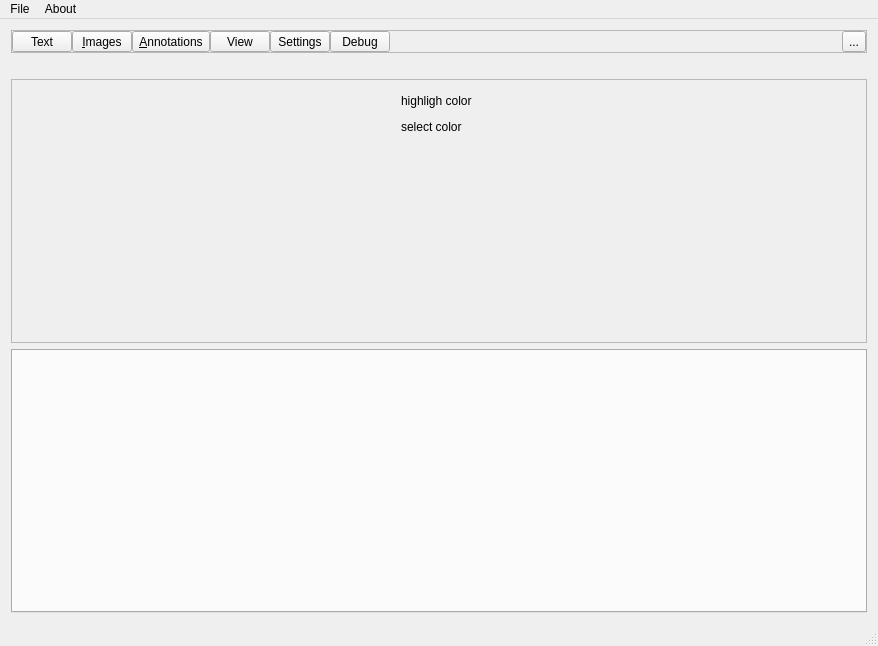
<?xml version="1.0" encoding="UTF-8"?>
<ui version="4.0">
 <class>pdfGuiClass</class>
 <widget class="QMainWindow" name="pdfGuiClass">
  <property name="geometry">
   <rect>
    <x>0</x>
    <y>0</y>
    <width>878</width>
    <height>646</height>
   </rect>
  </property>
  <property name="minimumSize">
   <size>
    <width>600</width>
    <height>400</height>
   </size>
  </property>
  <property name="mouseTracking">
   <bool>true</bool>
  </property>
  <property name="windowTitle">
   <string>Pdf editor v1.25</string>
  </property>
  <property name="windowIcon">
   <iconset resource="pdf.qrc">
    <normaloff>:/images/mainIcon.png</normaloff>:/images/mainIcon.png</iconset>
  </property>
  <property name="windowOpacity">
   <double>1.000000000000000</double>
  </property>
  <property name="styleSheet">
   <string notr="true"/>
  </property>
  <widget class="QWidget" name="centralWidget">
   <layout class="QVBoxLayout" name="verticalLayout">
    <item>
     <widget class="QFrame" name="fileFrame">
      <property name="sizePolicy">
       <sizepolicy hsizetype="Preferred" vsizetype="Minimum">
        <horstretch>0</horstretch>
        <verstretch>0</verstretch>
       </sizepolicy>
      </property>
      <property name="frameShape">
       <enum>QFrame::StyledPanel</enum>
      </property>
      <property name="frameShadow">
       <enum>QFrame::Raised</enum>
      </property>
      <layout class="QHBoxLayout" name="horizontalLayout_2">
       <property name="spacing">
        <number>0</number>
       </property>
       <property name="sizeConstraint">
        <enum>QLayout::SetMinimumSize</enum>
       </property>
       <property name="margin">
        <number>0</number>
       </property>
       <item>
        <widget class="QToolButton" name="textButton">
         <property name="minimumSize">
          <size>
           <width>60</width>
           <height>0</height>
          </size>
         </property>
         <property name="toolTip">
          <string>show text operations</string>
         </property>
         <property name="text">
          <string>Text</string>
         </property>
         <property name="icon">
          <iconset resource="pdf.qrc">
           <normaloff>:/images/insertTextMarker.png</normaloff>:/images/insertTextMarker.png</iconset>
         </property>
         <property name="iconSize">
          <size>
           <width>32</width>
           <height>32</height>
          </size>
         </property>
         <property name="shortcut">
          <string>T</string>
         </property>
         <property name="checkable">
          <bool>true</bool>
         </property>
         <property name="toolButtonStyle">
          <enum>Qt::ToolButtonTextUnderIcon</enum>
         </property>
         <attribute name="buttonGroup">
          <string>mainGroup</string>
         </attribute>
        </widget>
       </item>
       <item>
        <widget class="QToolButton" name="imageButton">
         <property name="minimumSize">
          <size>
           <width>60</width>
           <height>0</height>
          </size>
         </property>
         <property name="toolTip">
          <string>show image operation</string>
         </property>
         <property name="text">
          <string>&amp;Images</string>
         </property>
         <property name="icon">
          <iconset resource="pdf.qrc">
           <normaloff>:/images/images.png</normaloff>:/images/images.png</iconset>
         </property>
         <property name="iconSize">
          <size>
           <width>32</width>
           <height>32</height>
          </size>
         </property>
         <property name="shortcut">
          <string>I</string>
         </property>
         <property name="checkable">
          <bool>true</bool>
         </property>
         <property name="toolButtonStyle">
          <enum>Qt::ToolButtonTextUnderIcon</enum>
         </property>
         <attribute name="buttonGroup">
          <string>mainGroup</string>
         </attribute>
        </widget>
       </item>
       <item>
        <widget class="QToolButton" name="annotationButton">
         <property name="minimumSize">
          <size>
           <width>60</width>
           <height>0</height>
          </size>
         </property>
         <property name="toolTip">
          <string>show annotation operations</string>
         </property>
         <property name="text">
          <string>&amp;Annotations</string>
         </property>
         <property name="icon">
          <iconset resource="pdf.qrc">
           <normaloff>:/images/comment.png</normaloff>:/images/comment.png</iconset>
         </property>
         <property name="iconSize">
          <size>
           <width>32</width>
           <height>32</height>
          </size>
         </property>
         <property name="shortcut">
          <string>A</string>
         </property>
         <property name="checkable">
          <bool>true</bool>
         </property>
         <property name="toolButtonStyle">
          <enum>Qt::ToolButtonTextUnderIcon</enum>
         </property>
         <attribute name="buttonGroup">
          <string>mainGroup</string>
         </attribute>
        </widget>
       </item>
       <item>
        <widget class="QToolButton" name="viewButton">
         <property name="minimumSize">
          <size>
           <width>60</width>
           <height>0</height>
          </size>
         </property>
         <property name="text">
          <string>View</string>
         </property>
         <property name="icon">
          <iconset resource="pdf.qrc">
           <normaloff>:/images/view.png</normaloff>:/images/view.png</iconset>
         </property>
         <property name="iconSize">
          <size>
           <width>32</width>
           <height>32</height>
          </size>
         </property>
         <property name="shortcut">
          <string>V</string>
         </property>
         <property name="checkable">
          <bool>true</bool>
         </property>
         <property name="toolButtonStyle">
          <enum>Qt::ToolButtonTextUnderIcon</enum>
         </property>
         <attribute name="buttonGroup">
          <string>mainGroup</string>
         </attribute>
        </widget>
       </item>
       <item>
        <widget class="QToolButton" name="settingsButton">
         <property name="minimumSize">
          <size>
           <width>60</width>
           <height>0</height>
          </size>
         </property>
         <property name="toolTip">
          <string>show setting dialog</string>
         </property>
         <property name="text">
          <string>Settings</string>
         </property>
         <property name="icon">
          <iconset resource="pdf.qrc">
           <normaloff>:/images/settings.png</normaloff>:/images/settings.png</iconset>
         </property>
         <property name="iconSize">
          <size>
           <width>32</width>
           <height>32</height>
          </size>
         </property>
         <property name="shortcut">
          <string>S</string>
         </property>
         <property name="checkable">
          <bool>true</bool>
         </property>
         <property name="toolButtonStyle">
          <enum>Qt::ToolButtonTextUnderIcon</enum>
         </property>
         <attribute name="buttonGroup">
          <string>mainGroup</string>
         </attribute>
        </widget>
       </item>
       <item>
        <widget class="QToolButton" name="debugButton">
         <property name="minimumSize">
          <size>
           <width>60</width>
           <height>0</height>
          </size>
         </property>
         <property name="toolTip">
          <string>show debug options</string>
         </property>
         <property name="text">
          <string>Debug</string>
         </property>
         <property name="icon">
          <iconset resource="pdf.qrc">
           <normaloff>:/images/debug.png</normaloff>:/images/debug.png</iconset>
         </property>
         <property name="iconSize">
          <size>
           <width>32</width>
           <height>32</height>
          </size>
         </property>
         <property name="shortcut">
          <string>D</string>
         </property>
         <property name="checkable">
          <bool>true</bool>
         </property>
         <property name="toolButtonStyle">
          <enum>Qt::ToolButtonTextUnderIcon</enum>
         </property>
         <attribute name="buttonGroup">
          <string>mainGroup</string>
         </attribute>
        </widget>
       </item>
       <item>
        <spacer name="horizontalSpacer_4">
         <property name="orientation">
          <enum>Qt::Horizontal</enum>
         </property>
         <property name="sizeHint" stdset="0">
          <size>
           <width>40</width>
           <height>20</height>
          </size>
         </property>
        </spacer>
       </item>
       <item>
        <widget class="QToolButton" name="actualButton">
         <property name="minimumSize">
          <size>
           <width>0</width>
           <height>0</height>
          </size>
         </property>
         <property name="toolTip">
          <string>Actual mode</string>
         </property>
         <property name="text">
          <string>...</string>
         </property>
         <property name="iconSize">
          <size>
           <width>32</width>
           <height>32</height>
          </size>
         </property>
        </widget>
       </item>
      </layout>
     </widget>
    </item>
    <item>
     <widget class="QLabel" name="Help">
      <property name="text">
       <string/>
      </property>
     </widget>
    </item>
    <item>
     <widget class="QFrame" name="settingFrame">
      <property name="sizePolicy">
       <sizepolicy hsizetype="Expanding" vsizetype="Expanding">
        <horstretch>0</horstretch>
        <verstretch>0</verstretch>
       </sizepolicy>
      </property>
      <property name="frameShape">
       <enum>QFrame::StyledPanel</enum>
      </property>
      <property name="frameShadow">
       <enum>QFrame::Raised</enum>
      </property>
      <layout class="QGridLayout" name="gridLayout">
       <item row="0" column="0">
        <spacer name="horizontalSpacer_6">
         <property name="orientation">
          <enum>Qt::Horizontal</enum>
         </property>
         <property name="sizeHint" stdset="0">
          <size>
           <width>40</width>
           <height>20</height>
          </size>
         </property>
        </spacer>
       </item>
       <item row="0" column="1">
        <widget class="QLabel" name="label">
         <property name="text">
          <string>highligh color</string>
         </property>
        </widget>
       </item>
       <item row="0" column="3">
        <widget class="ColorPicker" name="hcolor" native="true"/>
       </item>
       <item row="0" column="4">
        <spacer name="horizontalSpacer_8">
         <property name="orientation">
          <enum>Qt::Horizontal</enum>
         </property>
         <property name="sizeHint" stdset="0">
          <size>
           <width>40</width>
           <height>20</height>
          </size>
         </property>
        </spacer>
       </item>
       <item row="3" column="0">
        <spacer name="horizontalSpacer_3">
         <property name="orientation">
          <enum>Qt::Horizontal</enum>
         </property>
         <property name="sizeHint" stdset="0">
          <size>
           <width>40</width>
           <height>20</height>
          </size>
         </property>
        </spacer>
       </item>
       <item row="3" column="1">
        <widget class="QLabel" name="label_2">
         <property name="text">
          <string>select color</string>
         </property>
        </widget>
       </item>
       <item row="3" column="3">
        <widget class="ColorPicker" name="color" native="true"/>
       </item>
       <item row="3" column="4">
        <spacer name="horizontalSpacer_7">
         <property name="orientation">
          <enum>Qt::Horizontal</enum>
         </property>
         <property name="sizeHint" stdset="0">
          <size>
           <width>40</width>
           <height>20</height>
          </size>
         </property>
        </spacer>
       </item>
       <item row="4" column="0">
        <spacer name="verticalSpacer">
         <property name="orientation">
          <enum>Qt::Vertical</enum>
         </property>
         <property name="sizeHint" stdset="0">
          <size>
           <width>20</width>
           <height>40</height>
          </size>
         </property>
        </spacer>
       </item>
      </layout>
     </widget>
    </item>
    <item>
     <widget class="OpenPdf" name="openedPdfs">
      <property name="acceptDrops">
       <bool>true</bool>
      </property>
      <property name="autoFillBackground">
       <bool>true</bool>
      </property>
      <property name="tabPosition">
       <enum>QTabWidget::North</enum>
      </property>
      <property name="tabShape">
       <enum>QTabWidget::Triangular</enum>
      </property>
      <property name="currentIndex">
       <number>-1</number>
      </property>
      <property name="tabsClosable">
       <bool>true</bool>
      </property>
      <property name="movable">
       <bool>true</bool>
      </property>
     </widget>
    </item>
   </layout>
  </widget>
  <widget class="QStatusBar" name="statusBar"/>
  <widget class="QMenuBar" name="menuBar">
   <property name="geometry">
    <rect>
     <x>0</x>
     <y>0</y>
     <width>878</width>
     <height>21</height>
    </rect>
   </property>
   <widget class="QMenu" name="menuFile">
    <property name="title">
     <string>File</string>
    </property>
    <widget class="QMenu" name="menuView">
     <property name="title">
      <string>View</string>
     </property>
     <addaction name="actionRotate_left"/>
     <addaction name="actionRotate_right"/>
     <addaction name="actionFullScreen"/>
    </widget>
    <widget class="QMenu" name="menuPages">
     <property name="title">
      <string>Pages</string>
     </property>
     <addaction name="actionPage_up"/>
     <addaction name="actionPage_down"/>
     <addaction name="actionDelete_Page"/>
     <addaction name="actionAdd_page"/>
    </widget>
    <widget class="QMenu" name="menuOpen_recent">
     <property name="title">
      <string>Open recent</string>
     </property>
     <property name="icon">
      <iconset resource="pdf.qrc">
       <normaloff>:/images/open.png</normaloff>:/images/open.png</iconset>
     </property>
     <addaction name="separator"/>
    </widget>
    <addaction name="actionOpen"/>
    <addaction name="menuOpen_recent"/>
    <addaction name="actionSave"/>
    <addaction name="actionSaveCopy"/>
    <addaction name="menuPages"/>
    <addaction name="menuView"/>
    <addaction name="actionAnalyze"/>
    <addaction name="actionExport_text"/>
    <addaction name="actionExit"/>
   </widget>
   <widget class="QMenu" name="menuAbout">
    <property name="title">
     <string>About</string>
    </property>
    <addaction name="actionAbout"/>
   </widget>
   <addaction name="menuFile"/>
   <addaction name="menuAbout"/>
  </widget>
  <action name="actionOpen">
   <property name="icon">
    <iconset resource="pdf.qrc">
     <normaloff>:/images/open.png</normaloff>:/images/open.png</iconset>
   </property>
   <property name="text">
    <string>Open</string>
   </property>
   <property name="shortcut">
    <string>Ctrl+O</string>
   </property>
  </action>
  <action name="actionSave">
   <property name="icon">
    <iconset resource="pdf.qrc">
     <normaloff>:/images/save.png</normaloff>:/images/save.png</iconset>
   </property>
   <property name="text">
    <string>Save</string>
   </property>
   <property name="shortcut">
    <string>Ctrl+S</string>
   </property>
  </action>
  <action name="actionSaveCopy">
   <property name="icon">
    <iconset resource="pdf.qrc">
     <normaloff>:/images/savecopy.png</normaloff>:/images/savecopy.png</iconset>
   </property>
   <property name="text">
    <string>SaveCopy</string>
   </property>
   <property name="shortcut">
    <string>Ctrl+A</string>
   </property>
  </action>
  <action name="actionAnalyze">
   <property name="icon">
    <iconset resource="pdf.qrc">
     <normaloff>:/images/analyze.png</normaloff>:/images/analyze.png</iconset>
   </property>
   <property name="text">
    <string>Analyze</string>
   </property>
  </action>
  <action name="actionRotate_left">
   <property name="icon">
    <iconset resource="pdf.qrc">
     <normaloff>:/images/derotate.png</normaloff>:/images/derotate.png</iconset>
   </property>
   <property name="text">
    <string>Rotate left</string>
   </property>
   <property name="shortcut">
    <string>L</string>
   </property>
  </action>
  <action name="actionRotate_right">
   <property name="icon">
    <iconset resource="pdf.qrc">
     <normaloff>:/images/rotate.png</normaloff>:/images/rotate.png</iconset>
   </property>
   <property name="text">
    <string>Rotate right</string>
   </property>
   <property name="shortcut">
    <string>R</string>
   </property>
  </action>
  <action name="actionPage_up">
   <property name="icon">
    <iconset resource="pdf.qrc">
     <normaloff>:/images/uppage.png</normaloff>:/images/uppage.png</iconset>
   </property>
   <property name="text">
    <string>Page up</string>
   </property>
  </action>
  <action name="actionPage_down">
   <property name="icon">
    <iconset resource="pdf.qrc">
     <normaloff>:/images/downpage.png</normaloff>:/images/downpage.png</iconset>
   </property>
   <property name="text">
    <string>Page down</string>
   </property>
  </action>
  <action name="actionDelete_Page">
   <property name="icon">
    <iconset resource="pdf.qrc">
     <normaloff>:/images/deletepage.png</normaloff>:/images/deletepage.png</iconset>
   </property>
   <property name="text">
    <string>Delete page</string>
   </property>
  </action>
  <action name="actionExport_text">
   <property name="icon">
    <iconset resource="pdf.qrc">
     <normaloff>:/images/TextConvert.png</normaloff>:/images/TextConvert.png</iconset>
   </property>
   <property name="text">
    <string>Export text</string>
   </property>
   <property name="shortcut">
    <string>E</string>
   </property>
  </action>
  <action name="actionAbout">
   <property name="icon">
    <iconset resource="pdf.qrc">
     <normaloff>:/images/about.png</normaloff>:/images/about.png</iconset>
   </property>
   <property name="text">
    <string>About</string>
   </property>
  </action>
  <action name="actionAdd_page">
   <property name="icon">
    <iconset resource="pdf.qrc">
     <normaloff>:/images/addpage.png</normaloff>:/images/addpage.png</iconset>
   </property>
   <property name="text">
    <string>Add page</string>
   </property>
  </action>
  <action name="actionFullScreen">
   <property name="text">
    <string>FullScreen</string>
   </property>
   <property name="shortcut">
    <string>F11</string>
   </property>
  </action>
  <action name="actionExit">
   <property name="text">
    <string>Exit</string>
   </property>
  </action>
 </widget>
 <layoutdefault spacing="6" margin="11"/>
 <customwidgets>
  <customwidget>
   <class>ColorPicker</class>
   <extends>QWidget</extends>
   <header>colorpicker.h</header>
   <container>1</container>
  </customwidget>
  <customwidget>
   <class>OpenPdf</class>
   <extends>QTabWidget</extends>
   <header location="global">openpdf.h</header>
   <container>1</container>
   <slots>
    <slot>openAnotherPdf()</slot>
    <slot>closeAndRemoveTab(int)</slot>
    <slot>createNewRevision()</slot>
    <slot>save()</slot>
    <slot>saveAs()</slot>
    <slot>insertEmpty()</slot>
    <slot>insertRange()</slot>
    <slot>deletePage()</slot>
    <slot>display()</slot>
    <slot>rotate(int)</slot>
    <slot>print()</slot>
   </slots>
  </customwidget>
 </customwidgets>
 <resources>
  <include location="pdf.qrc"/>
 </resources>
 <connections>
  <connection>
   <sender>openedPdfs</sender>
   <signal>tabCloseRequested(int)</signal>
   <receiver>openedPdfs</receiver>
   <slot>closeAndRemoveTab(int)</slot>
   <hints>
    <hint type="sourcelabel">
     <x>221</x>
     <y>269</y>
    </hint>
    <hint type="destinationlabel">
     <x>221</x>
     <y>269</y>
    </hint>
   </hints>
  </connection>
  <connection>
   <sender>settingsButton</sender>
   <signal>toggled(bool)</signal>
   <receiver>settingFrame</receiver>
   <slot>setVisible(bool)</slot>
   <hints>
    <hint type="sourcelabel">
     <x>477</x>
     <y>37</y>
    </hint>
    <hint type="destinationlabel">
     <x>438</x>
     <y>387</y>
    </hint>
   </hints>
  </connection>
  <connection>
   <sender>settingsButton</sender>
   <signal>toggled(bool)</signal>
   <receiver>openedPdfs</receiver>
   <slot>setHidden(bool)</slot>
   <hints>
    <hint type="sourcelabel">
     <x>290</x>
     <y>58</y>
    </hint>
    <hint type="destinationlabel">
     <x>438</x>
     <y>465</y>
    </hint>
   </hints>
  </connection>
  <connection>
   <sender>settingsButton</sender>
   <signal>toggled(bool)</signal>
   <receiver>textButton</receiver>
   <slot>setDisabled(bool)</slot>
   <hints>
    <hint type="sourcelabel">
     <x>290</x>
     <y>58</y>
    </hint>
    <hint type="destinationlabel">
     <x>39</x>
     <y>58</y>
    </hint>
   </hints>
  </connection>
  <connection>
   <sender>settingsButton</sender>
   <signal>toggled(bool)</signal>
   <receiver>imageButton</receiver>
   <slot>setDisabled(bool)</slot>
   <hints>
    <hint type="sourcelabel">
     <x>290</x>
     <y>58</y>
    </hint>
    <hint type="destinationlabel">
     <x>99</x>
     <y>58</y>
    </hint>
   </hints>
  </connection>
  <connection>
   <sender>settingsButton</sender>
   <signal>toggled(bool)</signal>
   <receiver>annotationButton</receiver>
   <slot>setDisabled(bool)</slot>
   <hints>
    <hint type="sourcelabel">
     <x>290</x>
     <y>58</y>
    </hint>
    <hint type="destinationlabel">
     <x>165</x>
     <y>58</y>
    </hint>
   </hints>
  </connection>
  <connection>
   <sender>settingsButton</sender>
   <signal>toggled(bool)</signal>
   <receiver>debugButton</receiver>
   <slot>setDisabled(bool)</slot>
   <hints>
    <hint type="sourcelabel">
     <x>290</x>
     <y>58</y>
    </hint>
    <hint type="destinationlabel">
     <x>350</x>
     <y>58</y>
    </hint>
   </hints>
  </connection>
 </connections>
 <buttongroups>
  <buttongroup name="mainGroup"/>
 </buttongroups>
</ui>
